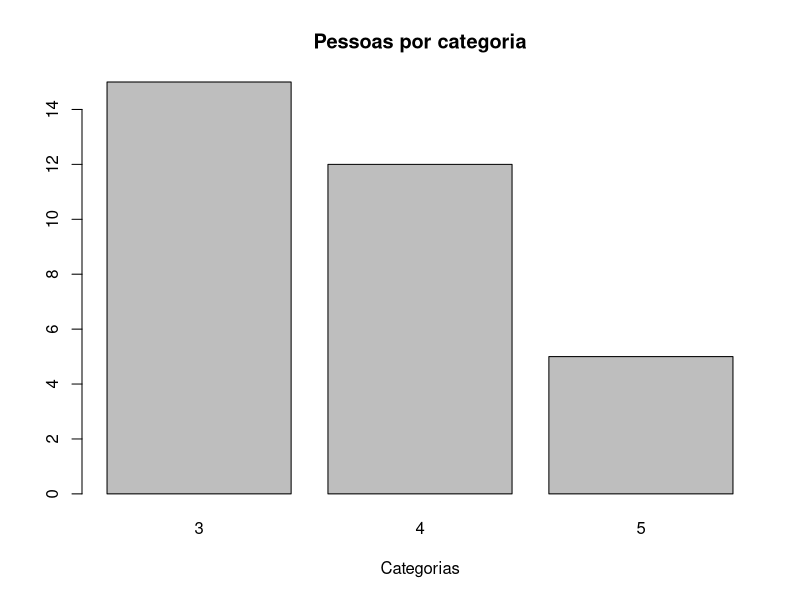
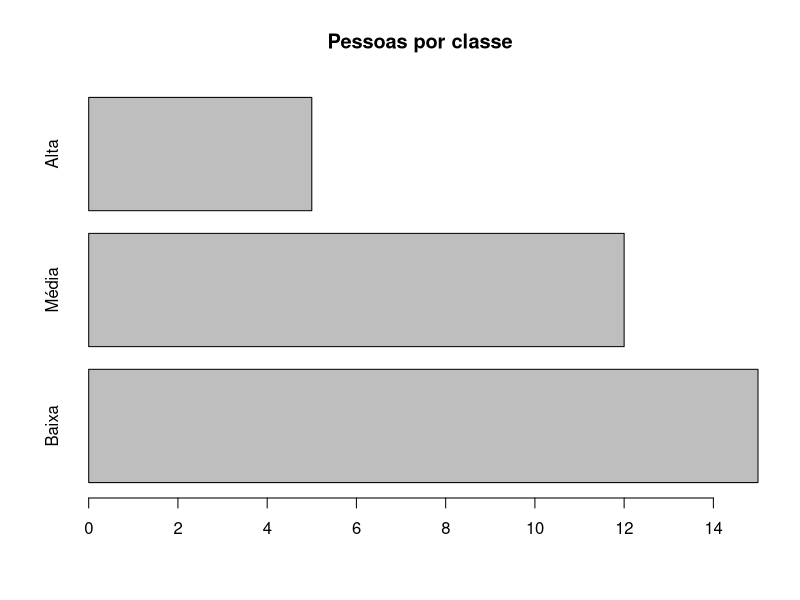

Source code (R) for these figures, in order:
counts <- table(mtcars$gear)
barplot(counts, main="Pessoas por categoria", xlab="Categorias")

counts <- table(mtcars$gear)
barplot(counts, main="Pessoas por classe", horiz=TRUE,
        names.arg=c("Baixa", "Média", "Alta"))
